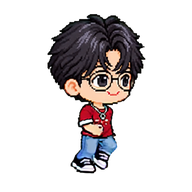
#> input picture assets/character/run/light_jog_01/run_14.png, 192 x 192 px; its folder holds only this picture in this run
$ python inspect_late_motion.py
#> lines starting #> are read from the running program, lines starting #| are printed output that depends on the picture
"""Compare the published end of the run with its unshifted source frames."""
from pathlib import Path
import numpy as np
from PIL import Image, ImageDraw

work = Path(__file__).resolve().parent
asset = work.parents[2] / "assets/character/run/light_jog_01"
raw = work / "loop-long-47-70"
source_numbers = [16, 17, 18, 20, 21, 22, 23, 24]
sheet = Image.new("RGBA", (192 * 8, 212 * 2), (37, 46, 57, 255))
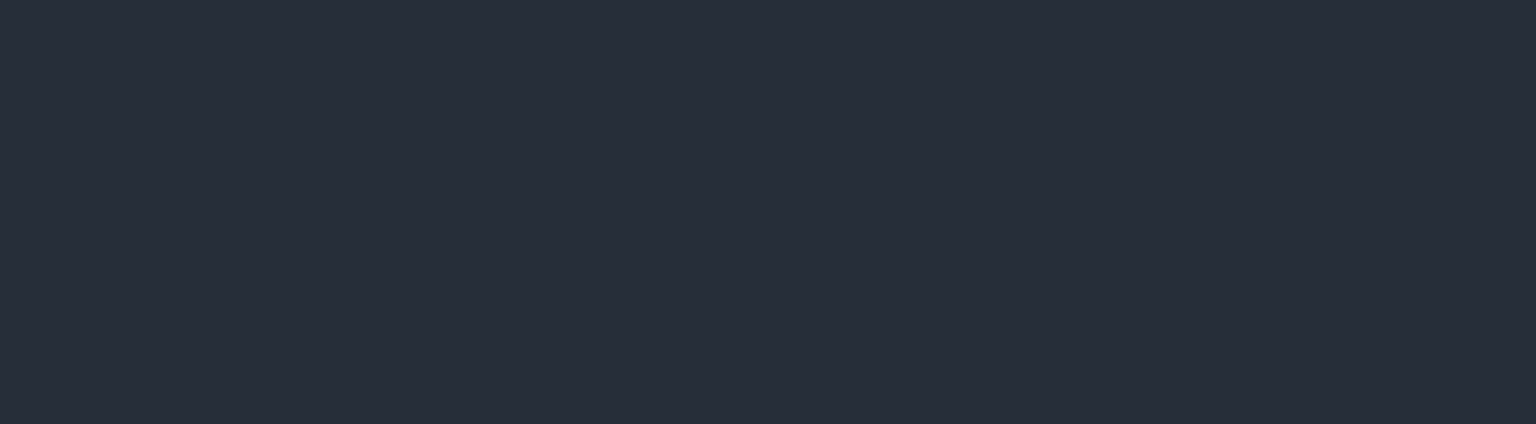
#> sheet: PIL image 1536x424 RGBA; mean R, G, B, A 37, 46, 57, 255
draw = ImageDraw.Draw(sheet)

def opaque_bounds(frame):
    alpha = np.asarray(frame.getchannel("A"))
    ys, xs = np.where(alpha >= 128)
    return (int(xs.min()), int(ys.min()), int(xs.max()), int(ys.max()))

print("final source  top_final top_raw bottom_final bottom_raw")
for j, source_number in enumerate(source_numbers):
    final_number = j + 14
    final = Image.open(asset / f"run_{final_number:02}.png").convert("RGBA")
#> final is the input picture: PIL image 192x192 RGBA; mean R, G, B, A 23.4, 19.2, 19.9, 61.6
#> (the run stopped early here; a loop or call above may not have finished)
